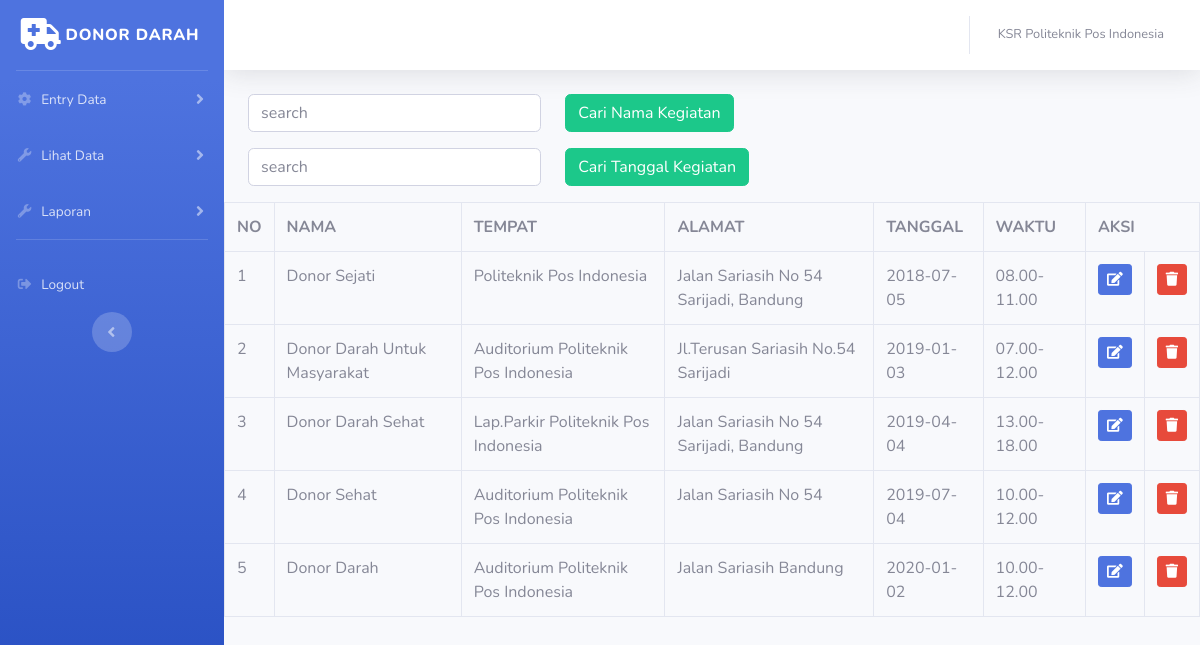
The app's page /index.php/admin/data_kegiatan with its own data.
### tables this page shows
CREATE TABLE `kegiatan` (
  `no` int(11) NOT NULL,
  `nama_kgt` varchar(255) NOT NULL,
  `tempat` varchar(255) NOT NULL,
  `alamat` varchar(255) NOT NULL,
  `tanggal` date NOT NULL,
  `waktu` varchar(255) NOT NULL
);

### application/controllers/admin/data_kegiatan.php (called while the page is built, shortened)
<?php
class Data_kegiatan extends CI_Controller{
	public function index()
	{
		$data['kegiatan'] = $this->model_kegiatan->tampil_data()->result();
		$this->load->view('templates_admin/header');
		$this->load->view('templates_admin/sidebar');
		$this->load->view('admin/data_kegiatan', $data);
		$this->load->view('templates_admin/footer');
	}
}

### index.php (called while the page is built, shortened)
<?php
require_once BASEPATH.'core/CodeIgniter.php';

### application/models/model_kegiatan.php (called while the page is built, shortened)
<?php
class Model_kegiatan extends CI_Model{
	public function tampil_data(){
		return $this->db->get('kegiatan');
	}
}
?>

### application/views/admin/data_kegiatan.php (the view)
<div class="container-fluid">
	<div class="navbar-form" class="navbar-right">
  <?php echo form_open('admin/data_kegiatan/search') ?>
  <div class="row">
  <div class="col-md-4">
  <input type="text" name="keyword" class="form-control mb-3" placeholder="search">
</div>
<div class="col-md-4">
  <button type="submit" class="btn btn-success mb-3">Cari Nama Kegiatan</button>
</div>
</div>
  <?php echo form_close()?>
</div>
</div>
<div class="container-fluid">
	<div class="navbar-form" class="navbar-right">
  <?php echo form_open('admin/data_kegiatan/searchtgl') ?>
  <div class="row">
  <div class="col-md-4">
  <input type="text" name="keywordtgl" class="form-control mb-3" placeholder="search">
</div>
<div class="col-md-4">
  <button type="submit" class="btn btn-success mb-3">Cari Tanggal Kegiatan</button>
</div>
</div>
  <?php echo form_close()?>
</div>
</div>
	<table class="table table-bordered">
		<tr>
			<th>NO</th>
			<th>NAMA</th>
			<th>TEMPAT</th>
			<th>ALAMAT</th>
			<th>TANGGAL</th>
			<th>WAKTU</th>
			<th colspan="3">AKSI</th>
		</tr>
		<?php
		$no=1;
		foreach($kegiatan as $kg) : ?>
		<tr>
			<td><?php echo $no++ ?></td>
			<td><?php echo $kg->nama_kgt ?></td>
			<td><?php echo $kg->tempat ?></td>
			<td><?php echo $kg->alamat ?></td>
			<td><?php echo $kg->tanggal ?></td>
			<td><?php echo $kg->waktu ?></td>
			<td><?php echo anchor('admin/data_kegiatan/edit/' .$kg->no, '<div class="btn btn-primary btn-sm"><i class="fas fa-edit"></i></div>')?></td>
			<td><?php echo anchor('admin/data_kegiatan/hapus/' .$kg->no, '<div class="btn btn-danger btn-sm"><i class="fas fa-trash"></i></div>')?> </td>
		</tr>
		<?php endforeach; ?>
	</table>
</div>

### records on screen
kegiatan: nama_kgt "Donor Sejati", tempat "Politeknik Pos Indonesia", alamat "Jalan Sariasih No 54 Sarijadi, Bandung", tanggal "2018-07-05", waktu "08.00-11.00"
kegiatan: nama_kgt "Donor Darah Untuk Masyarakat", tempat "Auditorium Politeknik Pos Indonesia", alamat "Jl.Terusan Sariasih No.54 Sarijadi", tanggal "2019-01-03", waktu "07.00-12.00"
kegiatan: nama_kgt "Donor Darah Sehat", tempat "Lap.Parkir Politeknik Pos Indonesia", alamat "Jalan Sariasih No 54 Sarijadi, Bandung", tanggal "2019-04-04", waktu "13.00-18.00"
kegiatan: nama_kgt "Donor Sehat", tempat "Auditorium Politeknik Pos Indonesia", alamat "Jalan Sariasih No 54", tanggal "2019-07-04", waktu "10.00-12.00"
kegiatan: nama_kgt "Donor Darah", tempat "Auditorium Politeknik Pos Indonesia", alamat "Jalan Sariasih Bandung", tanggal "2020-01-02", waktu "10.00-12.00"
